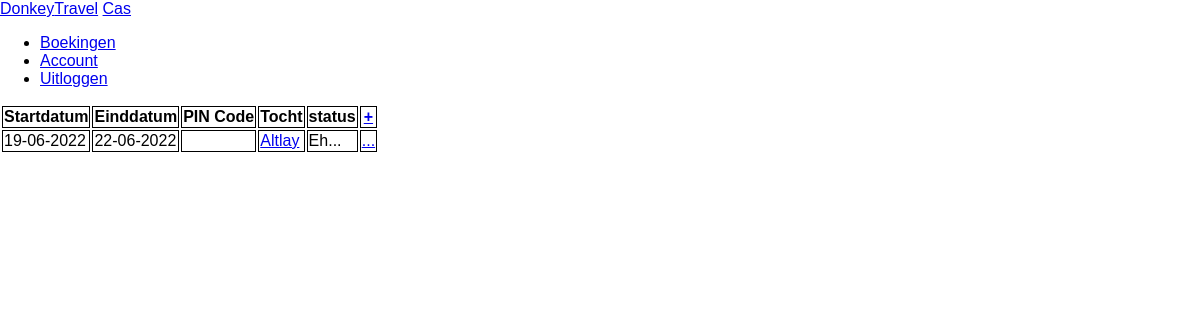
The page / (signed in) on the database as committed earlier.
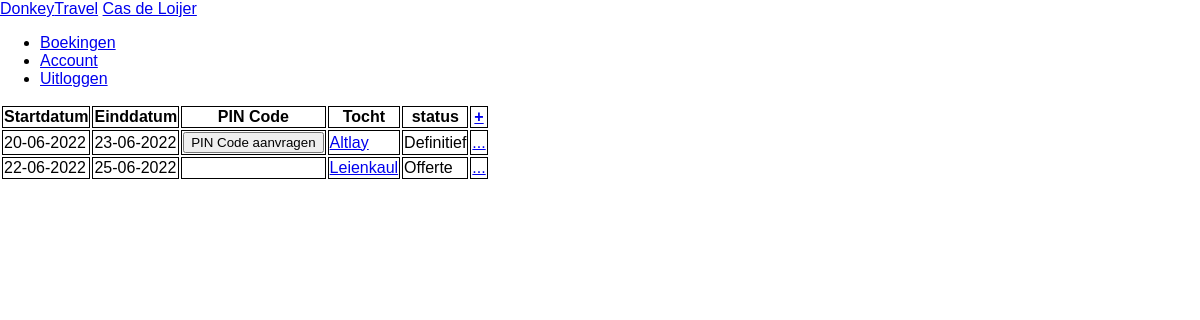
The same page on the database as committed later.
### tables this page shows
CREATE TABLE `customers` (
  `id` int(11) NOT NULL,
  `name` varchar(50) NOT NULL,
  `email` varchar(100) NOT NULL,
  `phonenumber` varchar(20) NOT NULL,
  `password` varchar(100) NOT NULL,
  `edited` timestamp NOT NULL DEFAULT current_timestamp() ON UPDATE current_timestamp()
);

CREATE TABLE `reservations` (
  `id` int(11) NOT NULL,
  `start_date` date NOT NULL,
  `pincode` int(11) NOT NULL,
  `trip_id` int(11) NOT NULL,
  `customer_id` int(11) NOT NULL,
  `status_id` int(11) NOT NULL
);

CREATE TABLE `trips` (
  `id` int(11) NOT NULL,
  `description` varchar(40) NOT NULL,
  `route` varchar(50) NOT NULL,
  `day_count` int(11) NOT NULL
);

CREATE TABLE `statuses` (
  `id` int(11) NOT NULL,
  `statuscode` tinyint(4) NOT NULL,
  `status` varchar(40) NOT NULL,
  `removeable` tinyint(4) NOT NULL,
  `assign_pin` tinyint(4) NOT NULL
);

### classes/Customer.php (called while the page is built, shortened)
<?php
class Customer
{
    private string $name;
    private string $email;
    private string $phonenumber;
    private function __construct(int $id, string $name, string $email, string $phonenumber, string $password)
    {
        $this->name = $name;
        $this->email = $email;
        $this->phonenumber = $phonenumber;
    }
    public function getName(): string
    {
        return $this->name;
    }
    public function getEmail(): string
    {
        return $this->email;
    }
    public function getPhonenumber(): string
    {
        return $this->phonenumber;
    }
    public static function get(int $id): ?Customer
    {
        $params = array(":id" => $id);
        $sth = getPDO()->prepare("SELECT `id`, `name`, `email`, `phonenumber`, `password` FROM `customers` WHERE `id` = :id LIMIT 1;");
        $sth->execute($params);
        if ($row = $sth->fetch())
            return new Customer($id, $row["name"], $row["email"], $row["phonenumber"], $row["password"]);
        return null;
    }
}

### classes/Reservation.php (called while the page is built, shortened)
<?php
class Reservation
{
    private int $startDate;
    private int $pincode;
    private int $tripID;
    private int $statusID;
    private function __construct(int $id, int $startDate, int $pincode, int $tripID, int $customerID, int $statusID)
    {
        $this->startDate = $startDate;
        $this->pincode = $pincode;
        $this->tripID = $tripID;
        $this->statusID = $statusID;
    }
    public function getStartDate(): int
    {
        return $this->startDate;
    }
    public function getEndDate(): int
    {
        return $this->startDate + $this->getTrip()->getDayCount() * 24 * 60 * 60;
    }
    public function isActive(): bool
    {
        $date = strtotime(date("d-m-Y"));
        return $this->getStartDate() <= $date && $this->getEndDate() > $date;
    }
    public function getPincode(): int
    {
        return $this->pincode;
    }
    public function getTrip(): Trip
    {
        return Trip::get($this->tripID);
    }
    public function getStatus(): Status
    {
        return Status::get($this->statusID);
    }
    public static function getByCustomerID(int $customerID): array
    {
        $params = array(":customerID" => $customerID);
        $sth = getPDO()->prepare("SELECT `id`, `start_date`, `pincode`, `trip_id`, `status_id` FROM `reservations` WHERE `customer_id` = :customerID;");
        $sth->execute($params);
        $reservations = array();
        while ($row = $sth->fetch())
            $reservations[$row["id"]] = new Reservation($row["id"], strtotime($row["start_date"]), $row["pincode"], $row["trip_id"], $customerID, $row["status_id"]);
        return $reservations;
    }
}

### classes/Trip.php (called while the page is built, shortened)
<?php
class Trip
{
    private string $route;
    private int $dayCount;
    private function __construct(int $id, string $description, string $route, int $dayCount)
    {
        $this->route = $route;
        $this->dayCount = $dayCount;
    }
    public function getRoute(): string
    {
        return $this->route;
    }
    public function getDayCount(): int
    {
        return $this->dayCount;
    }
    public static function get(int $id): ?Trip
    {
        $params = array(":id" => $id);
        $sth = getPDO()->prepare("SELECT `id`, `description`, `route`, `day_count` FROM `trips` WHERE `id` = :id LIMIT 1;");
        $sth->execute($params);
        if ($row = $sth->fetch())
            return new Trip($row["id"], $row["description"], $row["route"], $row["day_count"]);
        return null;
    }
}

### classes/Status.php (called while the page is built, shortened)
<?php
class Status
{
    private string $status;
    private function __construct(int $id, int $statuscode, string $status, int $removeable, int $assignPIN)
    {
        $this->status = $status;
    }
    public function getStatus(): string
    {
        return $this->status;
    }
    public static function get(int $id): ?Status
    {
        $params = array(":id" => $id);
        $sth = getPDO()->prepare("SELECT `id`, `statuscode`, `status`, `removeable`, `assign_pin` FROM `statuses` WHERE `id` = :id LIMIT 1;");
        $sth->execute($params);
        if ($row = $sth->fetch())
            return new Status($id, $row["statuscode"], $row["status"], $row["removeable"], $row["assign_pin"]);
        return null;
    }
}

### pages/boekingen/overzicht.php (the view, shortened to what this page needs)
<?php
$reservations = Reservation::getByCustomerID($_SESSION["customerID"]);
?>
<div class="page-wrapper">
    <table>
        <thead>
            <tr>
                <th>Startdatum</th>
                <th>Einddatum</th>
                <th>PIN Code</th>
                <th>Tocht</th>
                <th>status</th>
                <th>
                    <a class="link" title="Boeking aanvragen" href="<?= ROOT_DIR ?>boekingen/aanvragen">+</a>
                </th>
            </tr>
        </thead>
        <tbody>
            <?php foreach ($reservations as $id => $reservation) : ?>
                <tr>
                    <td><?= date("d-m-Y", $reservation->getStartDate()) ?></td>
                    <td><?= date("d-m-Y", $reservation->getEndDate()) ?></td>
                    <td>
                        <?php if ($reservation->getStatus()->getStatus() == "Definitief" && $reservation->isActive()) : ?>
                            <form method="POST">
                                <?php if ($reservation->getPincode() == 0) : ?>
                                    <input class="link" title="PIN code aanvragen" type="submit" name="request" value="PIN Code aanvragen">
                                <?php else : ?>
                                    <input class="link" title="PIN code verwijderen" type="submit" name="delete" value="<?= $reservation->getPincode() . " x" ?>">
                                <?php endif ?>
                            </form>
                        <?php endif ?>
                    </td>
                    <td>
                        <?php if ($reservation->getPincode() == 0) : ?>
                            <a class="link" title="Tocht bekijken" href="<?= ROOT_DIR ?>map?route=<?= $reservation->getTrip()->getRoute() ?>">
                                <?= $reservation->getTrip()->getRoute() ?>
                            </a>
                        <?php else : ?>
                            <a class="link" title="Tocht bekijken" href="<?= ROOT_DIR ?>map?pincode=<?= $reservation->getPincode() ?>&route=<?= $reservation->getTrip()->getRoute() ?>">
                                <?= $reservation->getTrip()->getRoute() ?>
                            </a>
                        <?php endif ?>
                    </td>
                    <td><?= $reservation->getStatus()->getStatus() ?></td>
                    <td>
                        <a class="link" title="Boeking bekijken" href="<?= ROOT_DIR ?>boekingen/bekijken?id=<?= $id ?>">...</a>
                    </td>
                </tr>
            <?php endforeach ?>
        </tbody>
    </table>
</div>

### index.php (shortened to what this page needs)
<?php
require_once("classes/Customer.php");
require_once("classes/Reservation.php");
require_once("classes/Status.php");
require_once("classes/Tracker.php");
require_once("classes/Trip.php");
function getPDO(): PDO
{
    static $pdo = new PDO("mysql:host=localhost;dbname=donkey_travel", "root", "");
    return $pdo;
}
?>
<!DOCTYPE html>
<html>
<head>
    <link rel="stylesheet" href="<?= PUBLIC_DIR ?>css/style.css" />
</head>
<body>
    <?php
    $path = explode("/", trim(substr($_SERVER["REDIRECT_URL"], strlen(ROOT_DIR)), "/"));
    switch ($path[0]) {
        default:
            if (isset($_SESSION["customerID"])) {
                require("header.php");
                require("pages/boekingen.php");
            } else {
                require("pages/inloggen.php");
            }
            break;
    }
    ?>
</body>
</html>

### header.php (shortened to what this page needs)
<?php
$customer = Customer::get($_SESSION["customerID"]);
?>
<header class="page-header">
    <a class="logo" href="<?= ROOT_DIR ?>">Donkey<span class="green">Travel</span></a>
    <a class="info" href="<?= ROOT_DIR ?>account" title="Naam: <?= $customer->getName() ?>&#10;E-mailadres: <?= $customer->getEmail() ?>&#10;Telefoonnummer: <?= $customer->getPhonenumber() ?>"><?= $customer->getName() ?></a>
    <ul class="nav">
        <li><a class="link" title="Boekingen overzicht" href="<?= ROOT_DIR ?>boekingen" ?>Boekingen</a></li>
        <li><a class="link" title="Account overzicht" href="<?= ROOT_DIR ?>account" ?>Account</a></li>
        <li><a class="link" title="Uitloggen overzicht" href="<?= ROOT_DIR ?>uitloggen" ?>Uitloggen</a></li>
    </ul>
</header>

### pages/boekingen.php (shortened to what this page needs)
<?php
switch ($path[1] ?? null) {
    default:
        if (isset($reservation))
            require("pages/boekingen/bekijken.php");
        else
            require("pages/boekingen/overzicht.php");
        break;
}

### public/css/style.css (style rules this page uses)
body { margin: 0; font-family: Arial, Helvetica, sans-serif; }
th, td { border: 1px solid; }
form { display: flex; flex-direction: column; gap: 1rem; }

Rows that differ between the two databases and show on the page:
removed reservations: StartDate "19-06-2022", trip.day_count "22-06-2022", trip.day_count "Altlay", status.assign_pin "Eh..."
changed customers: name "Cas" → "Cas de Loijer"
added reservations: StartDate "20-06-2022", trip.day_count "23-06-2022", trip.day_count "Altlay", status.assign_pin "Definitief"
added reservations: StartDate "22-06-2022", trip.day_count "25-06-2022", trip.day_count "Leienkaul", status.assign_pin "Offerte"
